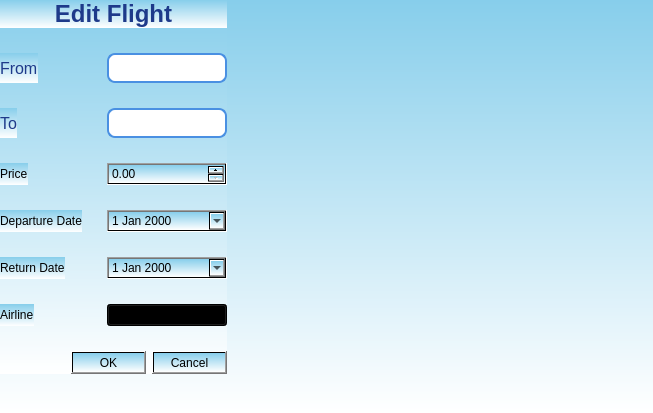
<?xml version="1.0" encoding="UTF-8"?>
<ui version="4.0">
 <class>EditFlight</class>
 <widget class="QDialog" name="EditFlight">
  <property name="geometry">
   <rect>
    <x>0</x>
    <y>0</y>
    <width>653</width>
    <height>413</height>
   </rect>
  </property>
  <property name="windowTitle">
   <string>Edit Flight</string>
  </property>
  <property name="styleSheet">
   <string>background: qlineargradient(x1:0, y1:0, x2:0, y2:1, stop:0 #87CEEB, stop:1 #FFFFFF);</string>
  </property>
  <widget class="QWidget" name="centralwidget">
   <layout class="QVBoxLayout" name="verticalLayout">
    <property name="spacing">
     <number>25</number>
    </property>
    <item>
     <widget class="QLabel" name="label">
      <property name="font">
       <font>
        <pointsize>18</pointsize>
        <weight>75</weight>
        <bold>true</bold>
       </font>
      </property>
      <property name="styleSheet">
       <string>color: #1E3A8A; text-shadow: 1px 1px 3px rgba(0, 0, 0, 0.2);</string>
      </property>
      <property name="text">
       <string>Edit Flight</string>
      </property>
      <property name="alignment">
       <set>Qt::AlignCenter</set>
      </property>
     </widget>
    </item>
    <item>
     <layout class="QFormLayout" name="formLayout">
      <item row="0" column="0">
       <widget class="QLabel" name="fromLabel">
        <property name="text">
         <string>From</string>
        </property>
        <property name="styleSheet">
         <string>color: #1E3A8A;</string>
        </property>
        <property name="font">
         <font>
          <pointsize>12</pointsize>
         </font>
        </property>
       </widget>
      </item>
      <item row="0" column="1">
       <widget class="QLineEdit" name="fromInput">
        <property name="styleSheet">
         <string>background-color: #FFFFFF; border: 2px solid #4A90E2; border-radius: 8px; padding: 5px; color: #333333;</string>
        </property>
       </widget>
      </item>
      <item row="1" column="0">
       <widget class="QLabel" name="toLabel">
        <property name="text">
         <string>To</string>
        </property>
        <property name="styleSheet">
         <string>color: #1E3A8A;</string>
        </property>
        <property name="font">
         <font>
          <pointsize>12</pointsize>
         </font>
        </property>
       </widget>
      </item>
      <item row="1" column="1">
       <widget class="QLineEdit" name="toInput">
        <property name="styleSheet">
         <string>background-color: #FFFFFF; border: 2px solid #4A90E2; border-radius: 8px; padding: 5px; color: #333333;</string>
        </property>
       </widget>
      </item>
      <item row="2" column="0">
       <widget class="QLabel" name="priceLabel">
        <property name="text">
         <string>Price</string>
        </property>
       </widget>
      </item>
      <item row="2" column="1">
       <widget class="QDoubleSpinBox" name="priceInput">
        <property name="minimum">
         <double>0.0</double>
        </property>
       </widget>
      </item>
      <item row="3" column="0">
       <widget class="QLabel" name="departureDateLabel">
        <property name="text">
         <string>Departure Date</string>
        </property>
       </widget>
      </item>
      <item row="3" column="1">
       <widget class="QDateEdit" name="departureDateInput">
        <property name="calendarPopup">
         <bool>true</bool>
        </property>
       </widget>
      </item>
      <item row="4" column="0">
       <widget class="QLabel" name="returnDateLabel">
        <property name="text">
         <string>Return Date</string>
        </property>
       </widget>
      </item>
      <item row="4" column="1">
       <widget class="QDateEdit" name="returnDateInput">
        <property name="calendarPopup">
         <bool>true</bool>
        </property>
       </widget>
      </item>
      <item row="5" column="0">
       <widget class="QLabel" name="airlineLabel">
        <property name="text">
         <string>Airline</string>
        </property>
       </widget>
      </item>
      <item row="5" column="1">
       <widget class="QComboBox" name="airlineInput">
        <item>
         <property name="text">
          <string>AirCanada</string>
         </property>
        </item>
        <item>
         <property name="text">
          <string>TurkishAirlines</string>
         </property>
        </item>
       </widget>
      </item>
     </layout>
    </item>
    <item>
     <widget class="QDialogButtonBox" name="buttonBox">
      <property name="orientation">
       <enum>Qt::Horizontal</enum>
      </property>
      <property name="standardButtons">
       <set>QDialogButtonBox::Cancel|QDialogButtonBox::Ok</set>
      </property>
      <property name="styleSheet">
       <string>QPushButton:enabled[text="OK"] { background-color: #4A90E2; color: white; border-radius: 8px; padding: 8px; min-width: 100px; }
QPushButton:enabled[text="Cancel"] { background-color: #F5A623; color: white; border-radius: 8px; padding: 8px; min-width: 100px; }</string>
      </property>
     </widget>
    </item>
   </layout>
  </widget>
 </widget>
 <resources/>
 <connections>
  <connection>
   <sender>buttonBox</sender>
   <signal>accepted()</signal>
   <receiver>EditFlight</receiver>
   <slot>accept()</slot>
  </connection>
  <connection>
   <sender>buttonBox</sender>
   <signal>rejected()</signal>
   <receiver>EditFlight</receiver>
   <slot>reject()</slot>
  </connection>
 </connections>
</ui>
